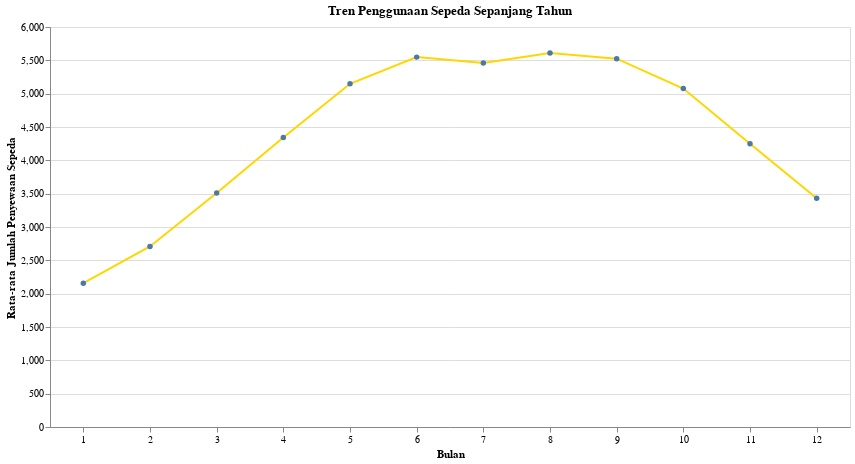

Notebook source saved alongside this figure:
### Markdown cell above
Pertanyaan 3: Bagaimana tren penggunaan sepeda sepanjang tahun?

### Code cell
# Konversi kolom tanggal menjadi format datetime
day_df['dteday'] = pd.to_datetime(day_df['dteday'])

# Tambahkan kolom bulan untuk analisis tren bulanan
day_df['month'] = day_df['dteday'].dt.month

# Hitung rata-rata penyewaan sepeda per bulan
monthly_trend = day_df.groupby('month')['cnt'].mean().reset_index()

# Label bulan untuk sumbu X
bulan_labels = ['Jan', 'Feb', 'Mar', 'Apr', 'Mei', 'Jun', 'Jul', 'Agt', 'Sep', 'Okt', 'Nov', 'Des']

# Buat chart menggunakan Altair
chart = alt.Chart(monthly_trend).mark_line(point=True, color="gold").encode(
    x=alt.X('month:O', title='Bulan', sort=list(range(1, 13)), axis=alt.Axis(labelAngle=0), scale=alt.Scale(zero=False)),
    y=alt.Y('cnt:Q', title='Rata-rata Jumlah Penyewaan Sepeda'),
    tooltip=['month', 'cnt']
).properties(width=800, height=400, title="Tren Penggunaan Sepeda Sepanjang Tahun")

# Tampilkan grafik di Google Colab
chart.show()

### Figure 1 — Vega-Lite specification as saved in the notebook (floating-point values rounded to 4 significant figures)
{"config": {"view": {"continuousWidth": 300, "continuousHeight": 300}}, "data": {"name": "data-4cec4850a5d7697ee512fde9c07f8dad"}, "mark": {"type": "line", "color": "gold", "point": true}, "encoding": {"tooltip": [{"field": "month", "type": "quantitative"}, {"field": "cnt", "type": "quantitative"}], "x": {"axis": {"labelAngle": 0}, "field": "month", "scale": {"zero": false}, "sort": [1, 2, 3, 4, 5, 6, 7, 8, 9, 10, 11, 12], "title": "Bulan", "type": "ordinal"}, "y": {"field": "cnt", "title": "Rata-rata Jumlah Penyewaan Sepeda", "type": "quantitative"}}, "height": 400, "title": "Tren Penggunaan Sepeda Sepanjang Tahun", "width": 800, "$schema": "https://vega.github.io/schema/vega-lite/v5.20.1.json", "datasets": {"data-4cec4850a5d7697ee512fde9c07f8dad": [{"month": 1, "cnt": 2157.0}, {"month": 2, "cnt": 2708.0}, {"month": 3, "cnt": 3511.0}, {"month": 4, "cnt": 4341.0}, {"month": 5, "cnt": 5148.0}, {"month": 6, "cnt": 5548.0}, {"month": 7, "cnt": 5460.0}, {"month": 8, "cnt": 5608.0}, {"month": 9, "cnt": 5525.0}, {"month": 10, "cnt": 5076.0}, {"month": 11, "cnt": 4247.0}, {"month": 12, "cnt": 3431.0}]}}
